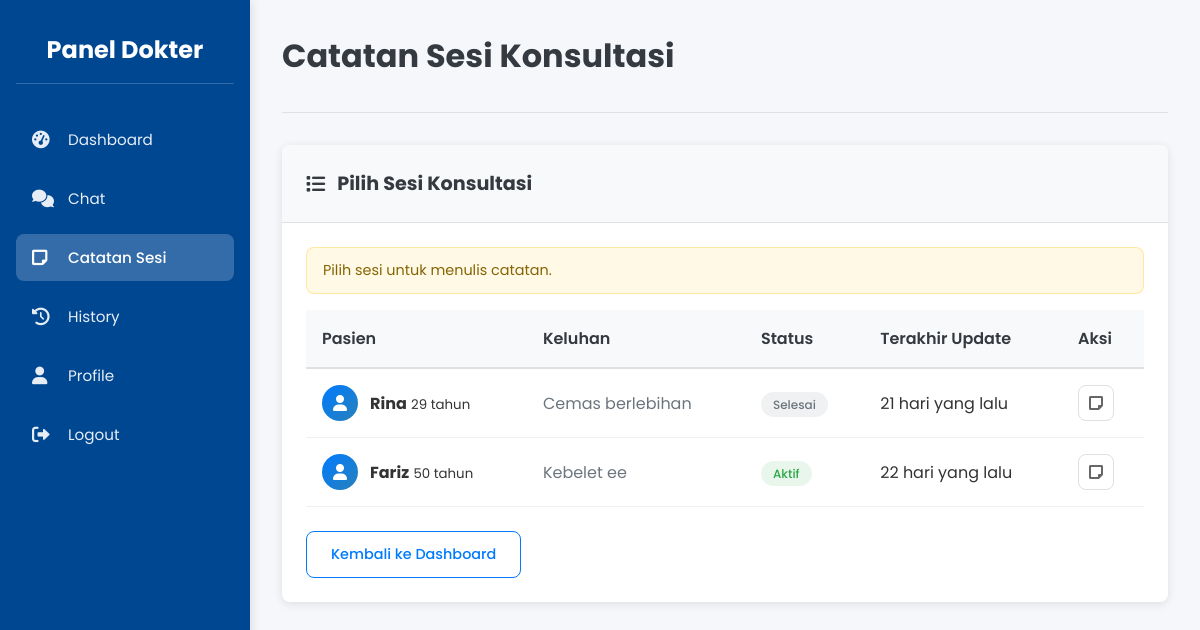
The app's page /pages/doctor/notes.php (signed in) with its own data.
### tables this page shows
CREATE TABLE `sesi_chat` (
  `id` int NOT NULL,
  `nama_pasien` varchar(100) NOT NULL,
  `usia_pasien` int NOT NULL,
  `keluhan` text NOT NULL,
  `id_dokter` int DEFAULT NULL,
  `status` enum('aktif','selesai','dibatalkan') DEFAULT 'aktif',
  `catatan_dokter` text,
  `rating` int DEFAULT NULL,
  `komentar_rating` text,
  `dibuat_pada` timestamp NULL DEFAULT CURRENT_TIMESTAMP,
  `diperbarui_pada` timestamp NULL DEFAULT CURRENT_TIMESTAMP ON UPDATE CURRENT_TIMESTAMP
);

### includes/functions.php (called while the page is built, shortened)
<?php
if (!function_exists('waktu_relatif')) {
    function waktu_relatif($waktu) {
        $sekarang = new DateTime();
        $waktu_tertentu = new DateTime($waktu);
        $selisih = $sekarang->diff($waktu_tertentu);
        if ($selisih->y > 0) {
            return $selisih->y . ' tahun yang lalu';
        } elseif ($selisih->m > 0) {
            return $selisih->m . ' bulan yang lalu';
        } elseif ($selisih->d > 0) {
            return $selisih->d . ' hari yang lalu';
        } elseif ($selisih->h > 0) {
            return $selisih->h . ' jam yang lalu';
        } elseif ($selisih->i > 0) {
            return $selisih->i . ' menit yang lalu';
        } else {
            return 'Baru saja';
        }
    }
}
if (!function_exists('potongTeks')) {
    function potongTeks($teks, $panjang) {
        if (strlen($teks) <= $panjang) {
            return $teks;
        }
        return substr($teks, 0, $panjang) . '...';
    }
}
?>

### pages/doctor/notes.php (the view, shortened to what this page needs)
<?php
include '../../includes/db.php';
include '../../includes/functions.php';
$id_pengguna = $_SESSION['id_pengguna'];
$id_sesi = isset($_GET['id_sesi']) ? (int) $_GET['id_sesi'] : 0;
$sesi = null;
$catatan = '';
$daftar_sesi = [];
$error = '';
if ($id_sesi === 0) {
    $stmt = $pdo->prepare("
        SELECT id, nama_pasien, usia_pasien, keluhan, status, diperbarui_pada
        FROM sesi_chat
        WHERE id_dokter = ?
        ORDER BY diperbarui_pada DESC
    ");
    $stmt->execute([$id_pengguna]);
    $daftar_sesi = $stmt->fetchAll();
}
?>
<!DOCTYPE html>
<html lang="id">
<head>
    <?php $doctor_css_version = filemtime(__DIR__ . '/../../assets/css/doctor.css'); ?>
    <link rel="stylesheet" href="../../assets/css/doctor.css?v=<?php echo $doctor_css_version; ?>">
    <link rel="stylesheet" href="https://cdnjs.cloudflare.com/ajax/libs/font-awesome/6.0.0/css/all.min.css">
</head>
<body>
    <div class="doctor-container">
        <div class="sidebar">
            <h2>Panel Dokter</h2>
            <ul>
                <li><a href="dashboard.php"><i class="fas fa-tachometer-alt"></i> Dashboard</a></li>
                <li><a href="chat.php"><i class="fas fa-comments"></i> Chat</a></li>
                <li><a href="notes.php" class="active"><i class="fas fa-sticky-note"></i> Catatan Sesi</a></li>
                <li><a href="history.php"><i class="fas fa-history"></i> History</a></li>
                <li><a href="profile.php"><i class="fas fa-user"></i> Profile</a></li>
                <li><a href="../../logout.php"><i class="fas fa-sign-out-alt"></i> Logout</a></li>
            </ul>
        </div>
        <div class="main-content">
            <div class="dashboard-header">
                <h1>Catatan Sesi Konsultasi</h1>
            </div>
            <div class="content-area">
                <?php if ($id_sesi > 0 && $sesi): ?>
                    <div class="content-section">
                        <div class="section-header">
                            <h3><i class="fas fa-sticky-note"></i> Catatan Sesi</h3>
                        </div>
                        <div class="section-body">
                            <div class="session-card">
                                <div class="session-header">
                                    <div class="patient-avatar">
                                        <i class="fas fa-user"></i>
                                    </div>
                                    <div class="patient-info">
                                        <h4><?php echo htmlspecialchars($sesi['nama_pasien']); ?></h4>
                                        <div class="patient-meta">
                                            <span><i class="fas fa-birthday-cake"></i> <?php echo $sesi['usia_pasien']; ?> tahun</span>
                                            <span class="status-badge <?php echo $sesi['status'] === 'aktif' ? 'active' : 'completed'; ?>">
                                                <?php echo ucfirst($sesi['status']); ?>
                                            </span>
                                        </div>
                                    </div>
                                    <div class="session-time">
                                        <i class="far fa-clock"></i>
                                        <?php echo waktu_relatif($sesi['diperbarui_pada']); ?>
                                    </div>
                                </div>
                                <div class="session-body">
                                    <div class="complaint">
                                        <strong>Keluhan:</strong>
                                        <p><?php echo htmlspecialchars($sesi['keluhan']); ?></p>
                                    </div>
                                </div>
                            </div>
                            <?php if (isset($berhasil)): ?>
                                <div class="alert alert-success"><?php echo $berhasil; ?></div>
                            <?php endif; ?>
                            <form action="notes.php?id_sesi=<?php echo $id_sesi; ?>" method="post" class="notes-form">
                                <div class="form-group">
                                    <label for="catatan">Catatan Perkembangan Pasien:</label>
                                    <textarea id="catatan" name="catatan" rows="15" placeholder="Tuliskan catatan perkembangan pasien, diagnosis, rencana tindakan, dll."><?php echo htmlspecialchars($catatan ?? ''); ?></textarea>
                                </div>
                                <div class="form-actions">
                                    <button type="submit" class="btn btn-primary">Simpan Catatan</button>
                                    <a href="chat.php?id_sesi=<?php echo $id_sesi; ?>" class="btn btn-secondary">Kembali ke Chat</a>
                                    <a href="dashboard.php" class="btn btn-secondary">Kembali ke Dashboard</a>
                                </div>
                            </form>
                        </div>
                    </div>
                <?php else: ?>
                    <div class="content-section">
                        <div class="section-header">
                            <h3><i class="fas fa-list"></i> Pilih Sesi Konsultasi</h3>
                        </div>
                        <div class="section-body">
                            <?php if (!empty($error)): ?>
                                <div class="alert alert-danger"><?php echo $error; ?></div>
                            <?php else: ?>
                                <div class="alert alert-warning">Pilih sesi untuk menulis catatan.</div>
                            <?php endif; ?>
                            <?php if (count($daftar_sesi) > 0): ?>
                                <table class="data-table">
                                    <thead>
                                        <tr>
                                            <th>Pasien</th>
                                            <th>Keluhan</th>
                                            <th>Status</th>
                                            <th>Terakhir Update</th>
                                            <th>Aksi</th>
                                        </tr>
                                    </thead>
                                    <tbody>
                                        <?php foreach ($daftar_sesi as $item): ?>
                                            <tr>
                                                <td>
                                                    <div class="table-patient">
                                                        <div class="patient-avatar small">
                                                            <i class="fas fa-user"></i>
                                                        </div>
                                                        <div>
                                                            <strong><?php echo htmlspecialchars($item['nama_pasien']); ?></strong>
                                                            <small><?php echo $item['usia_pasien']; ?> tahun</small>
                                                        </div>
                                                    </div>
                                                </td>
                                                <td>
                                                    <div class="complaint-preview">
                                                        <?php echo potongTeks($item['keluhan'], 60); ?>
                                                    </div>
                                                </td>
                                                <td>
                                                    <span class="status-badge <?php echo $item['status'] === 'aktif' ? 'active' : 'completed'; ?>">
                                                        <?php echo ucfirst($item['status']); ?>
                                                    </span>
                                                </td>
                                                <td><?php echo waktu_relatif($item['diperbarui_pada']); ?></td>
                                                <td>
                                                    <div class="table-actions">
                                                        <a href="notes.php?id_sesi=<?php echo $item['id']; ?>" class="btn-icon" title="Buka Catatan">
                                                            <i class="fas fa-sticky-note"></i>
                                                        </a>
                                                    </div>
                                                </td>
                                            </tr>
                                        <?php endforeach; ?>
                                    </tbody>
                                </table>
                            <?php endif; ?>
                            <div class="form-actions">
                                <a href="dashboard.php" class="btn btn-secondary">Kembali ke Dashboard</a>
                            </div>
                        </div>
                    </div>
                <?php endif; ?>
            </div>
        </div>
    </div>
</body>
</html>

### assets/css/doctor.css (style rules this page uses)
:root { --primary: #007bff; --primary-dark: #0056b3; --secondary: #6c757d; --success: #28a745; --danger: #dc3545; --warning: #ffc107; --info: #17a2b8; --light: #f8f9fa; --dark: #343a40; --border-radius: 8px; --shadow: 0 2px 10px rgba(0, 0, 0, 0.1); --transition: all 0.3s ease; }
* { margin: 0; padding: 0; box-sizing: border-box; }
body { font-family: 'Poppins', sans-serif; background-color: #f5f7fb; color: #333; }
.doctor-container { display: flex; min-height: 100vh; }
.sidebar { width: 250px; background-color: #004792; color: #fff; padding: 2rem 1rem; box-shadow: 2px 0 10px rgba(0, 0, 0, 0.1); position: fixed; height: 100vh; z-index: 100; }
.sidebar h2 { text-align: center; margin-bottom: 2rem; padding-bottom: 1rem; border-bottom: 1px solid rgba(255, 255, 255, 0.2); font-size: 1.5rem; }
.sidebar ul { list-style: none; }
.sidebar ul li { margin-bottom: 0.75rem; }
.sidebar ul li a { color: rgba(255, 255, 255, 0.9); text-decoration: none; display: flex; align-items: center; padding: 0.75rem 1rem; border-radius: var(--border-radius); transition: var(--transition); font-size: 0.95rem; }
.sidebar ul li a.active { background-color: rgba(255, 255, 255, 0.2); color: white; font-weight: 500; }
.sidebar ul li a i { width: 24px; margin-right: 0.75rem; font-size: 1.1rem; }
.main-content { flex: 1; margin-left: 250px; padding: 2rem; }
.dashboard-header { margin-bottom: 2rem; padding-bottom: 1.5rem; border-bottom: 1px solid #e0e0e0; }
.dashboard-header h1 { color: var(--dark); font-size: 2rem; margin-bottom: 0.5rem; }
.content-area { display: flex; flex-direction: column; gap: 2rem; }
.content-section { background: white; border-radius: var(--border-radius); box-shadow: var(--shadow); overflow: hidden; }
.section-header { display: flex; justify-content: space-between; align-items: center; padding: 1.5rem; background: var(--light); border-bottom: 1px solid #e0e0e0; }
.section-header h3 { display: flex; align-items: center; gap: 0.75rem; color: var(--dark); font-size: 1.2rem; }
.section-body { padding: 1.5rem; }
.patient-avatar { width: 50px; height: 50px; background: linear-gradient(135deg, var(--primary), #2980b9); border-radius: 50%; display: flex; align-items: center; justify-content: center; font-size: 1.25rem; color: white; }
.patient-avatar.small { width: 36px; height: 36px; font-size: 1rem; }
.status-badge { padding: 0.25rem 0.75rem; border-radius: 20px; font-size: 0.75rem; font-weight: 500; }
.status-badge.active { background: rgba(40, 167, 69, 0.1); color: var(--success); }
.status-badge.completed { background: rgba(108, 117, 125, 0.1); color: var(--secondary); }
.btn { padding: 0.75rem 1.5rem; border-radius: var(--border-radius); border: none; font-size: 0.9rem; font-weight: 500; cursor: pointer; transition: var(--transition); display: inline-flex; align-items: center; gap: 0.5rem; text-decoration: none; }
.btn-secondary { background: white; color: var(--primary); border: 1px solid var(--primary); }
.form-actions { display: flex; gap: 1rem; flex-wrap: wrap; margin-top: 1.5rem; }
.alert { padding: 0.75rem 1rem; border-radius: var(--border-radius); font-size: 0.9rem; margin-bottom: 1rem; }
.alert-warning { background: rgba(255, 193, 7, 0.1); color: #856404; border: 1px solid rgba(255, 193, 7, 0.3); }
.data-table { width: 100%; border-collapse: collapse; }
.data-table th { background: var(--light); color: var(--dark); font-weight: 600; padding: 1rem; text-align: left; border-bottom: 2px solid #e0e0e0; }
.data-table td { padding: 1rem; border-bottom: 1px solid #f0f0f0; }
.table-patient { display: flex; align-items: center; gap: 0.75rem; }
.complaint-preview { max-width: 300px; color: var(--secondary); }
.table-actions { display: flex; gap: 0.5rem; }
.btn-icon { width: 36px; height: 36px; border-radius: 8px; border: 1px solid #e0e0e0; background: white; color: #666; cursor: pointer; transition: var(--transition); display: flex; align-items: center; justify-content: center; text-decoration: none; }

### records on screen
sesi_chat: nama_pasien "Rina", usia_pasien "29", keluhan "Cemas berlebihan", status "Selesai", diperbarui_pada "21 hari yang lalu"
sesi_chat: nama_pasien "Fariz", usia_pasien "50", keluhan "Kebelet ee", status "Aktif", diperbarui_pada "22 hari yang lalu"
